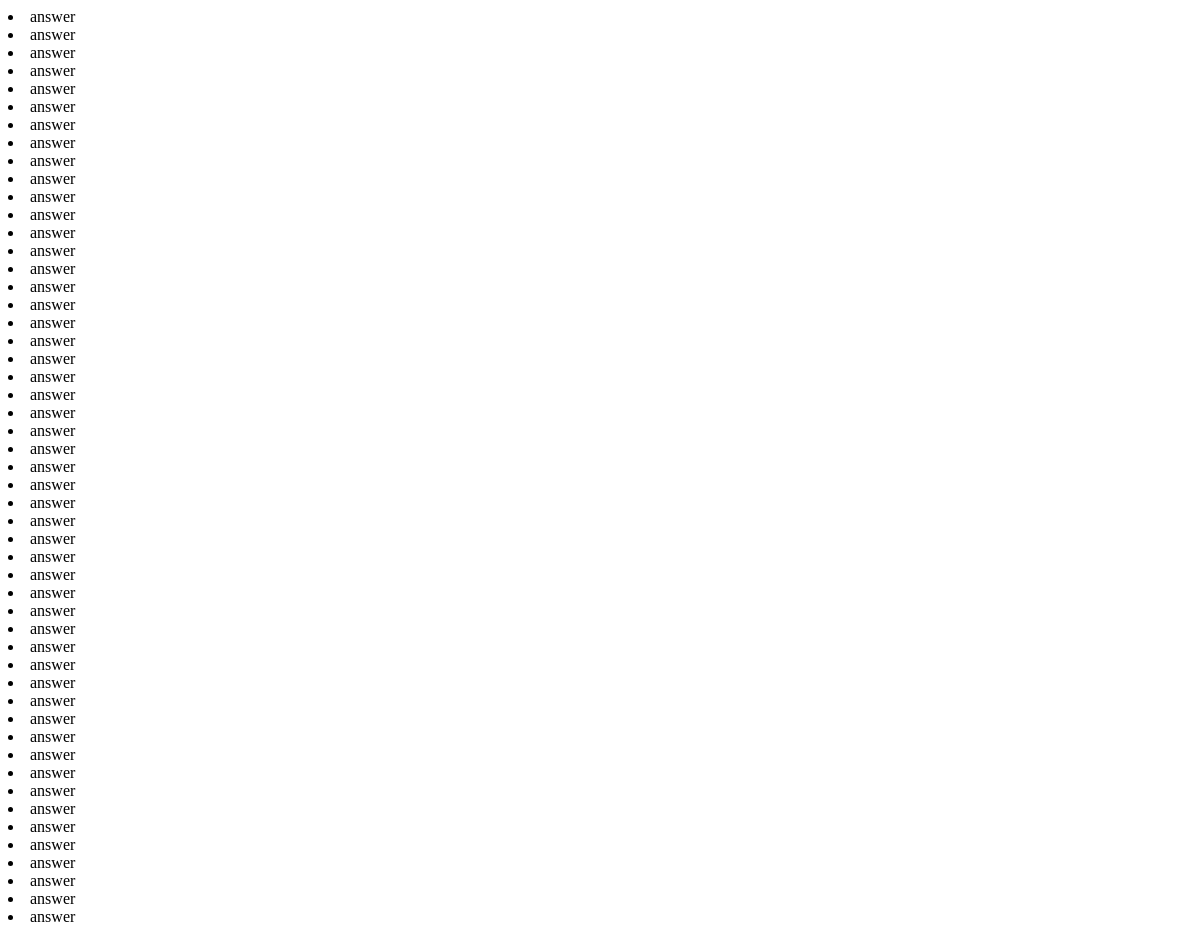
The app's page /messages/, older data.
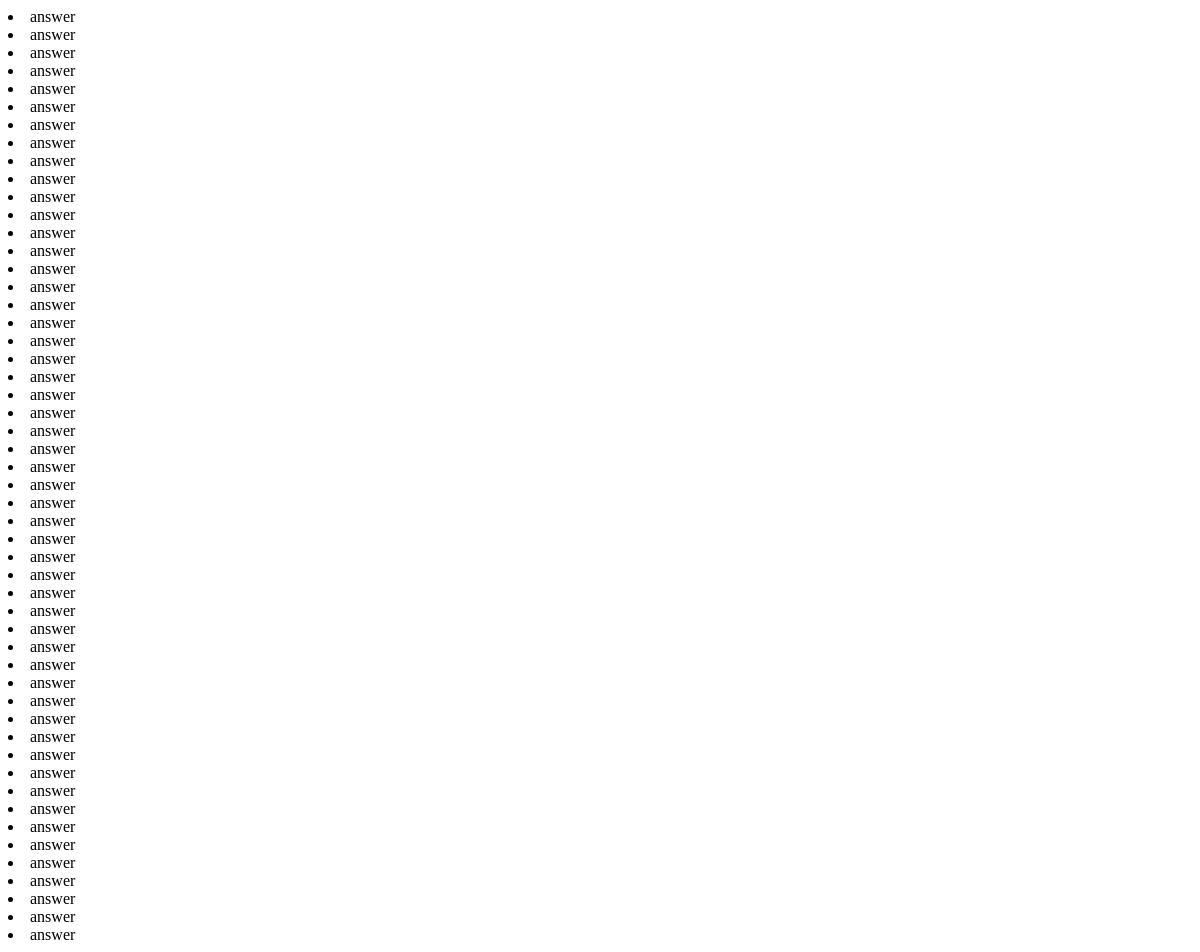
The same page, newer data.
### alpha/models.py (models this page shows, shortened)
class Chat(models.Model):
    created = models.DateTimeField(auto_now_add=True)
    user = models.ForeignKey(User)
    message = models.CharField(max_length=200)
    reply= models.CharField(max_length=200, default='')

### alpha/views.py (the view)
# urls.py: url(r'^messages/$', views.Messages, name='messages'),
def Messages(request):
    c = Chat.objects.all()
    return render(request, 'alpha/messages.html', {'chat': c})

### alpha/templates/alpha/messages.html
{% for obj in chat %}
    {% if obj.user == request.user %}
        <li class="text-right list-group-item">{{ obj.message }}</li>
    {% else %}
        <li class="text-left list-group-item">{{ obj.reply }}</li>
    {% endif %}
{% empty %}
    <li class="text-right list-group-item">No messages yet!</li>
{% endfor %}

Row changes from the older to the newer data that the page shows:
added Chat: reply "answer"
